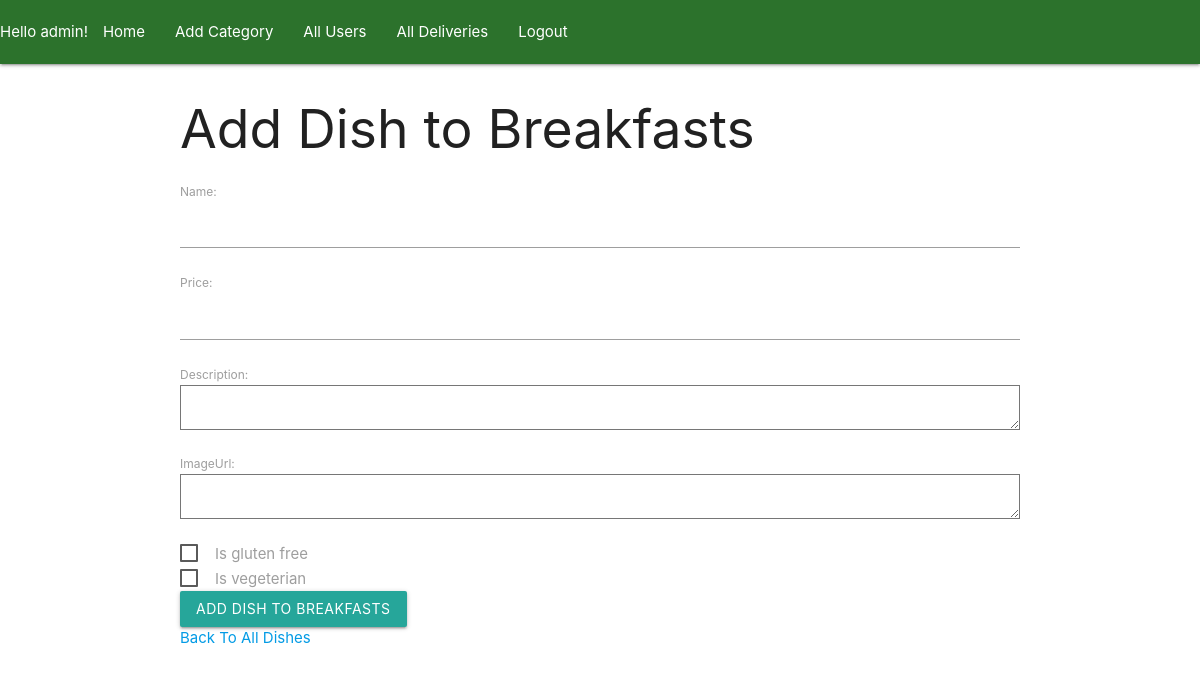
/add_dish/2 (signed in), run on the app's committed database.
### orders/models.py (models this page shows, shortened)
class User(AbstractUser):
    def __str__(self):
        return self.username

class Category(models.Model):
    name = models.CharField(max_length=100, unique=True, blank=False)
    imageUrl = models.TextField(blank=True)

### manager/views.py (the view, shortened to what this page needs)
# urls.py: path('add_dish/<int:id>', views.add_dish, name='add_dish'),
@staff_member_required(login_url="all_categories")
def add_dish(request, id):
    form = DishForm()
    category = Category.objects.get(id=id)
    return render(request,'manager/add_dish.html',{"form":form, "category": category})

### manager/forms.py
class DishForm(forms.ModelForm):
    class Meta:
        model = Dish
        fields = ['name', 'price', 'description', 'imageUrl']

### manager/templates/manager/add_dish.html (shortened to what this page needs)
{% extends 'base.html' %}
{% block content %}
<h2>Add Dish to {{category.name}}</h2>
  <form method="POST" action="{% url 'add_dish' id=category.id %}">
      {{ form.as_p }}
      <div>
        <label>
        <span>Is gluten free</span>
        </label>
      </div>
      <div>
        <label>
        <span>Is vegeterian</span>
        </label>
        </div>
      <button class="waves-effect waves-light btn" type="submit">Add Dish to {{category.name}}</button>
  </form>
  <div>
    <a href="{% url 'show_category' id=category.id %}">Back To All Dishes</a>
</div>
{% endblock content %}

### templates/nav.html
<nav style="background-color: rgb(44, 114, 44);">
    <div class="nav-wrapper">
      <ul>
        {% if user.is_authenticated %}
          <li>Hello {{user.username}}!</a></li>
          <li><a href="{% url 'all_categories'%}">Home</a></li>
          {% if user.is_staff %}
            <li><a href="{% url 'add_category' %}">Add Category</a></li>
            <li><a href="{% url 'all_users' %}">All Users</a></li>
            <li><a href="{% url 'all_deliveries' %}">All Deliveries</a></li>
          {% else %}
          <li><a href="{% url 'update_user' id=user.id %}">Update Your Details</a></li>
          <li><a href="{% url 'show_cart' %}">Your Current Cart</a></li>
          <li><a href="{% url 'order_history' %}">Previous Orders</a></li>
          {% endif %}
          <li><a class="right" href="{% url 'logout_user' %}">Logout</a></li>
        {% else %}
          <li><a href="{% url 'signup_user' %}">Sign Up</a></li>
          <li><a href="{% url 'login_user' %}">Login</a></li>
        {% endif %}
      </ul>
    </div>
  </nav>

### data on the page
User: username "admin"
Category: name "Breakfasts", name "BREAKFASTS"
